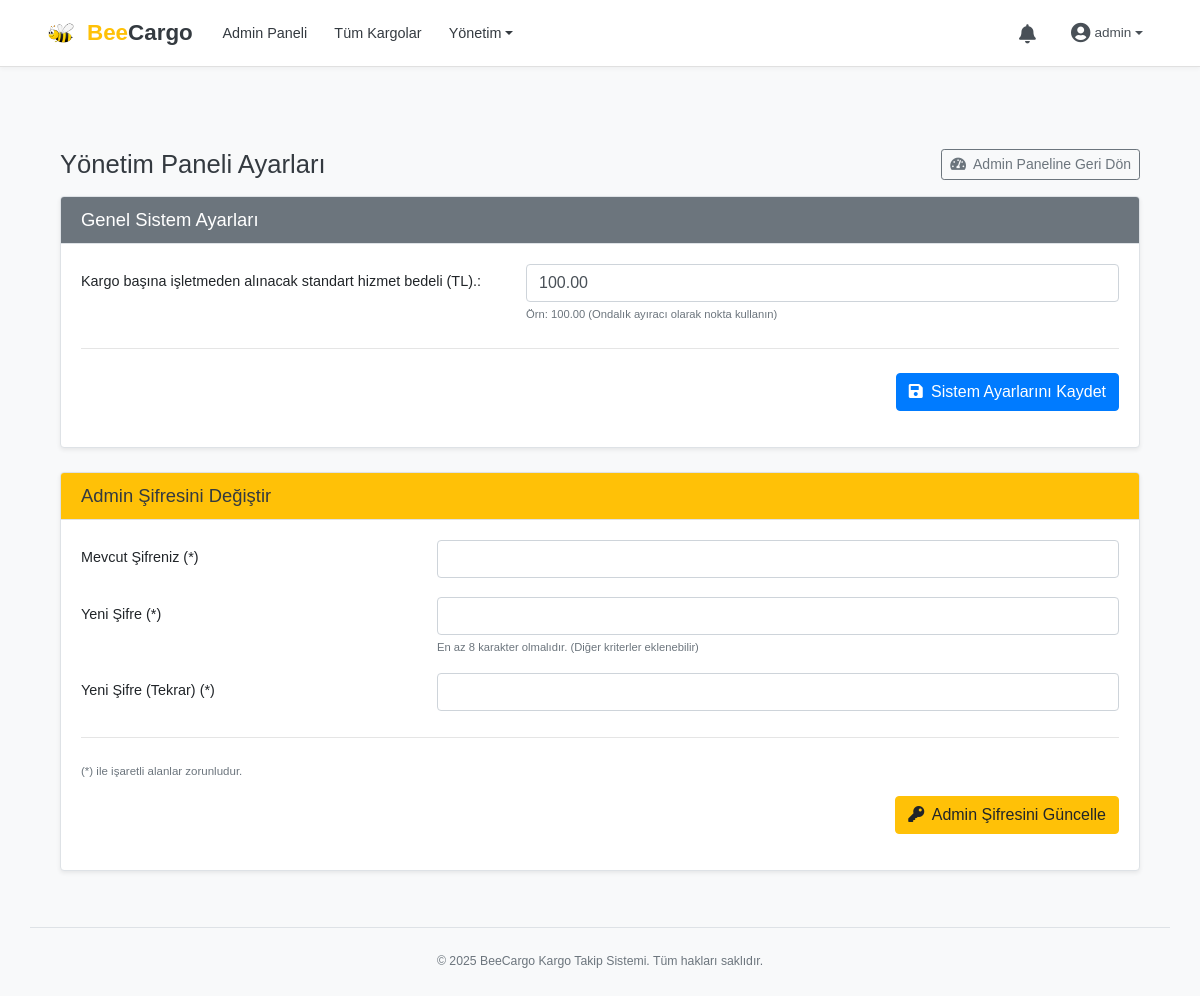
The page /admin/settings (signed in) on the database its author committed.
### app/models.py (models this page shows, shortened)
class AdminKullanicilar(db.Model):
    __tablename__ = 'admin_kullanicilar'
    id = db.Column(db.Integer, primary_key=True)
    kullanici_adi = db.Column(db.String(80), unique=True, nullable=False)
    sifre_hash = db.Column(db.String(255), nullable=False)
    email = db.Column(db.String(120), unique=True, nullable=True)
    olusturulma_tarihi = db.Column(db.DateTime, default=datetime.now)
    bildirimler = db.relationship('Bildirimler', backref='admin_bildirimleri', lazy='dynamic', foreign_keys='Bildirimler.admin_id')

class Ayarlar(db.Model):
    __tablename__ = 'ayarlar'
    id = db.Column(db.Integer, primary_key=True)
    ayar_adi = db.Column(db.String(100), unique=True, nullable=False)
    ayar_degeri = db.Column(db.String(255), nullable=False)
    aciklama = db.Column(db.Text, nullable=True)
    guncellenme_tarihi = db.Column(db.DateTime, default=datetime.now, onupdate=datetime.now)

### app/routes_admin.py (the view, shortened to what this page needs)
@bp_admin.route('/settings', methods=['GET', 'POST'])
def settings():
    if 'admin_id' not in session:
        flash('Bu işlemi yapmak için admin olarak giriş yapmalısınız.', 'error')
        return redirect(url_for('bp_admin.login'))
    current_admin_user = AdminKullanicilar.query.get(session['admin_id'])
    if not current_admin_user:
        flash('Admin kullanıcı bilgileri bulunamadı. Lütfen tekrar giriş yapın.', 'error')
        session.pop('admin_id', None)
        session.pop('admin_kullanici_adi', None)
        return redirect(url_for('bp_admin.login'))
    def get_settings_dict():
        ayarlar_s = {}
        try:
            ayar_isimleri = ['sabit_kargo_hizmet_bedeli']
            for ayar_adi_filter in ayar_isimleri:
                ayar_db = Ayarlar.query.filter_by(ayar_adi=ayar_adi_filter).first()
                if ayar_db:
                    ayarlar_s[ayar_db.ayar_adi] = ayar_db
        except Exception as e:
            current_app.logger.error(f"Ayarlar getirme hatası: {e}", exc_info=True)
        return ayarlar_s
    password_form_data = {} # Şifre formu için hata durumunda verileri tutar
    ayarlar_dict = get_settings_dict()
    return render_template('admin_settings.html', ayarlar=ayarlar_dict, current_admin=current_admin_user, password_form_data=password_form_data)

### app/templates/admin_settings.html (shortened to what this page needs)
﻿{% extends "base.html" %}
{% block content %}
<div class="container mt-4 mb-4">
    <div class="d-flex justify-content-between align-items-center mb-3">
        <h2 class="mb-0 page-main-title">Yönetim Paneli Ayarları</h2>
        <a href="{{ url_for('bp_admin.dashboard') }}" class="btn btn-outline-secondary btn-sm">
            <i class="fas fa-tachometer-alt mr-1"></i> Admin Paneline Geri Dön
        </a>
    </div>
    <div class="card shadow-sm mb-4">
        <div class="card-header bg-secondary text-white">
            <h3 class="mb-0 h5">Genel Sistem Ayarları</h3>
        </div>
        <div class="card-body">
            <form method="POST" action="{{ url_for('bp_admin.settings') }}">
                {% set kargo_ucret_ayari = ayarlar.get('sabit_kargo_hizmet_bedeli') %}
                {% if kargo_ucret_ayari %}
                <div class="form-group row">
                    <label for="sabit_kargo_hizmet_bedeli" class="col-sm-5 col-form-label">{{ kargo_ucret_ayari.aciklama or 'Sabit Kargo Hizmet Bedeli (TL)' }}:</label>
                    <div class="col-sm-7">
                        <input type="text" id="sabit_kargo_hizmet_bedeli" name="sabit_kargo_hizmet_bedeli" class="form-control" value="{{ request.form.get('sabit_kargo_hizmet_bedeli', kargo_ucret_ayari.ayar_degeri) }}">
                        <small class="form-text text-muted">Örn: 100.00 (Ondalık ayıracı olarak nokta kullanın)</small>
                    </div>
                </div>
                {% else %}
                <div class="alert alert-warning"><strong>Uyarı:</strong> 'sabit_kargo_hizmet_bedeli' ayarı veritabanında bulunamadı. Lütfen <code>flask init-data</code> komutunu çalıştırın.</div>
                {% endif %}
                {% if kargo_ucret_ayari %}
                <hr class="my-4">
                <div class="form-group row">
                    <div class="col-sm-7 offset-sm-5 text-right">
                        <button type="submit" class="btn btn-primary">
                            <i class="fas fa-save mr-1"></i> Sistem Ayarlarını Kaydet
                        </button>
                    </div>
                </div>
                {% elif not kargo_ucret_ayari %}
                <div class="alert alert-danger mt-3">Gösterilecek veya güncellenecek sistem ayarı bulunamadı.</div>
                {% endif %}
            </form>
        </div>
    </div>
    <div class="card shadow-sm">
        <div class="card-header bg-warning text-dark">
            <h3 class="mb-0 h5">Admin Şifresini Değiştir</h3>
        </div>
        <div class="card-body">
            <form method="POST" action="{{ url_for('bp_admin.settings') }}">
                <div class="form-group row">
                    <label for="current_password" class="col-sm-4 col-form-label">Mevcut Şifreniz (*)</label>
                    <div class="col-sm-8">
                        <input type="password" id="current_password" name="current_password" class="form-control"
                               value="{{ password_form_data.get('current_password', '') }}" required>
                    </div>
                </div>
                <div class="form-group row">
                    <label for="new_password" class="col-sm-4 col-form-label">Yeni Şifre (*)</label>
                    <div class="col-sm-8">
                        <input type="password" id="new_password" name="new_password" class="form-control" required>
                        <small class="form-text text-muted">En az 8 karakter olmalıdır. (Diğer kriterler eklenebilir)</small>
                    </div>
                </div>
                <div class="form-group row">
                    <label for="confirm_new_password" class="col-sm-4 col-form-label">Yeni Şifre (Tekrar) (*)</label>
                    <div class="col-sm-8">
                        <input type="password" id="confirm_new_password" name="confirm_new_password" class="form-control" required>
                    </div>
                </div>
                <hr class="my-4">
                <p class="text-muted"><small>(*) ile işaretli alanlar zorunludur.</small></p>
                <div class="form-group row">
                    <div class="col-sm-8 offset-sm-4 text-right">
                        <button type="submit" class="btn btn-warning">
                            <i class="fas fa-key mr-1"></i> Admin Şifresini Güncelle
                        </button>
                    </div>
                </div>
            </form>
        </div>
    </div>
</div>
{% endblock %}
{% block head_extra %}
<link rel="stylesheet" href="https://cdnjs.cloudflare.com/ajax/libs/font-awesome/5.15.3/css/all.min.css">
{% endblock %}

### app/templates/includes/_main_navbar.html (shortened to what this page needs)
{% set current_endpoint = request.endpoint %}
<nav class="navbar navbar-expand-lg navbar-light bg-white fixed-top shadow-sm main-site-navbar">
    <div class="container">
        <a class="navbar-brand main-navbar-brand" href="{{ url_for('bp_common.index') }}">
            <img src="{{ url_for('static', filename='images/bee.png') }}" alt="BeeCargo Logo" class="main-navbar-logo">
            <span class="main-navbar-brand-text">
                <span class="brand-bee">Bee</span><span class="brand-cargo">Cargo</span>
            </span>
        </a>
        <div class="collapse navbar-collapse" id="mainNavbarContent">
            <ul class="navbar-nav mr-auto">
                {% if 'admin_id' in session %}
                <li class="nav-item {% if current_endpoint == 'bp_admin.dashboard' %}active{% endif %}">
                    <a class="nav-link" href="{{ url_for('bp_admin.dashboard') }}">Admin Paneli</a>
                </li>
                <li class="nav-item {% if 'all_shipments' in current_endpoint or ('shipment_details' in current_endpoint and 'admin' in current_endpoint) %}active{% endif %}">
                    <a class="nav-link" href="{{ url_for('bp_admin.all_shipments') }}">Tüm Kargolar</a>
                </li>
                <li class="nav-item dropdown ">
                    <a class="nav-link dropdown-toggle" href="#" id="adminMoreLinks" role="button" data-toggle="dropdown" aria-haspopup="true" aria-expanded="false">
                        Yönetim
                    </a>
                </li>
                {% elif 'kurye_id' in session %}
                <li class="nav-item {% if current_endpoint == 'bp_courier.dashboard' %}active{% endif %}">
                    <a class="nav-link" href="{{ url_for('bp_courier.dashboard') }}">Görevlerim</a>
                </li>
                {% endif %}
            </ul>
            <ul class="navbar-nav ml-auto align-items-center">
                {% if 'admin_id' in session or 'isletme_id' in session or 'kurye_id' in session %}
                <li class="nav-item dropdown mx-1">
                    <a class="nav-link nav-icon-link" href="#" id="navbarDropdownNotificationsUser" role="button" data-toggle="dropdown" aria-haspopup="true" aria-expanded="false" title="Bildirimler">
                        <i class="fas fa-bell"></i>
                    </a>
                </li>
                <li class="nav-item dropdown mx-1">
                    <a class="nav-link dropdown-toggle user-dropdown-toggle" href="#" id="userActionsDropdown" role="button" data-toggle="dropdown" aria-haspopup="true" aria-expanded="false">
                        <i class="fas fa-user-circle user-icon mr-1"></i>
                        <span class="user-name">
                            {% if 'admin_id' in session %}
                            {{ session.get('admin_kullanici_adi', 'Admin') }}
                            {% elif 'isletme_id' in session %}
                            {{ session.get('isletme_kullanici_adi', 'İşletme') }}
                            {% elif 'kurye_id' in session %}
                            {{ session.get('kurye_ad_soyad', 'Kurye') }}
                            {% endif %}
                        </span>
                    </a>
                </li>
                {% else %}
                <li class="nav-item">
                    <a class="nav-link font-weight-bold" href="{{ url_for('bp_common.index') }}">
                        <i class="fas fa-home mr-1"></i>Ana Sayfaya Dön
                    </a>
                </li>
                {% endif %}
            </ul>
        </div>
    </div>
</nav>

### app/static/css/style.css (style rules this page uses)
html { overflow-y: scroll; font-size: 16px; height: 100%; }
body { padding-top: 78px; background-color: #f8f9fa; display: flex; flex-direction: column; min-height: 100%; font-family: 'Poppins', sans-serif; font-size: 0.9rem; color: #212529; line-height: 1.6; }
.navbar.main-site-navbar { background-color: #ffffff !important; border-bottom: 1px solid #e0e0e0; box-shadow: 0 2px 4px rgba(0,0,0,0.04) !important; padding-top: 0.75rem !important; padding-bottom: 0.75rem !important; font-size: 0.875rem; }
.navbar.main-site-navbar .main-navbar-brand { display: flex; align-items: center; padding-top: 0; padding-bottom: 0; }
.navbar.main-site-navbar .main-navbar-logo { height: 32px; margin-right: 10px; }
.navbar.main-site-navbar .main-navbar-brand-text { font-family: 'Montserrat', sans-serif; font-weight: 700; font-size: 1.4rem; line-height: 1; }
.navbar.main-site-navbar .main-navbar-brand-text .brand-bee { color: #FFC107; }
.navbar.main-site-navbar .main-navbar-brand-text .brand-cargo { color: #343a40; }
.navbar.main-site-navbar .nav-link { color: #343a40 !important; font-weight: 500; font-size: 0.9rem; padding-left: 0.85rem; padding-right: 0.85rem; padding-top: 0.6rem; padding-bottom: 0.6rem; }
.navbar.main-site-navbar .dropdown-toggle { display: flex; align-items: center; }
.navbar.main-site-navbar .user-dropdown-toggle { font-weight: 500; color: #495057 !important; padding-right: 0.5rem !important; font-size: 0.875rem; }
.navbar.main-site-navbar .user-icon { font-size: 1.25rem; color: #495057; margin-top: -1px; }
.navbar.main-site-navbar .user-name { font-size: 0.85rem; max-width: 120px; overflow: hidden; text-overflow: ellipsis; white-space: nowrap; display: inline-block; vertical-align: middle; }
.navbar.main-site-navbar .nav-icon-link .fa-bell { color: #495057; font-size: 1.2rem; }
h2.page-main-title { font-size: 1.6rem; margin-bottom: 1.25rem; color: #343a40; font-weight: 500; }
.card { margin-bottom: 1.5rem; border: 1px solid #dee2e6; box-shadow: 0 0.125rem 0.25rem rgba(0,0,0,.05); }
.card-header { background-color: #f8f9fa; border-bottom: 1px solid #dee2e6; padding: .75rem 1.25rem; }
.card-header h2.h5, .card-header h3.h5, .card-header h5 { font-size: 1.05rem; font-weight: 600; margin-bottom: 0; }
.form-group label { font-weight: 500; margin-bottom: 0.3rem; font-size: 0.85rem; }
.form-group small.form-text { font-size: 0.78em; }

### app/templates/admin_settings.html (style rules this page uses)
.page-main-title { font-size: 1.75rem; font-weight: 500; color: #343a40; }
.card-header h3.h5 { font-size: 1.15rem; font-weight: 500; }
.form-group label.col-form-label { font-weight: 500; font-size: 0.9rem; }
hr.my-4 { margin-top: 1.5rem !important; margin-bottom: 1.5rem !important; }

### rows shown on the page
AdminKullanicilar: get "admin"
Ayarlar: aciklama "Kargo başına işletmeden alınacak standart hizmet bedeli (TL).", sabit_kargo_hizmet_bedeli "100.00"
